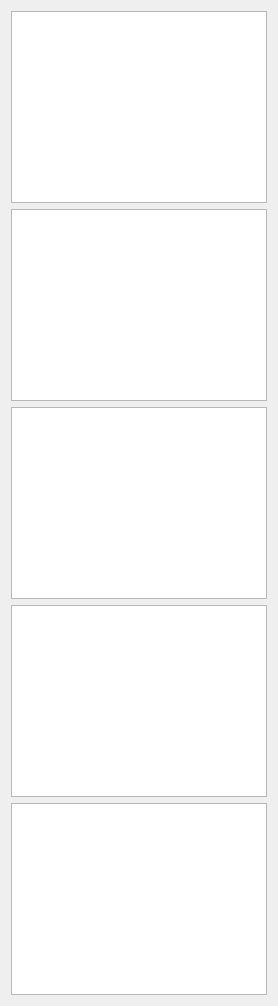
           <widget class="QWidget" name="tab_histogram_rowPlot">
            <property name="sizePolicy">
             <sizepolicy hsizetype="Expanding" vsizetype="Expanding">
              <horstretch>0</horstretch>
              <verstretch>0</verstretch>
             </sizepolicy>
            </property>
            <property name="minimumSize">
             <size>
              <width>0</width>
              <height>0</height>
             </size>
            </property>
            <attribute name="title">
             <string>Histogram</string>
            </attribute>
            <layout class="QHBoxLayout" name="horizontalLayout_24">
             <item>
              <layout class="QVBoxLayout" name="verticalLayout_30">
               <item>
                <widget class="PlotWidget" name="graphicsView_histogram_column0">
                 <property name="minimumSize">
                  <size>
                   <width>0</width>
                   <height>0</height>
                  </size>
                 </property>
                </widget>
               </item>
               <item>
                <widget class="PlotWidget" name="graphicsView_histogram_column1">
                 <property name="minimumSize">
                  <size>
                   <width>0</width>
                   <height>0</height>
                  </size>
                 </property>
                </widget>
               </item>
               <item>
                <widget class="PlotWidget" name="graphicsView_histogram_column2">
                 <property name="minimumSize">
                  <size>
                   <width>0</width>
                   <height>0</height>
                  </size>
                 </property>
                </widget>
               </item>
               <item>
                <widget class="PlotWidget" name="graphicsView_histogram_column3">
                 <property name="minimumSize">
                  <size>
                   <width>0</width>
                   <height>0</height>
                  </size>
                 </property>
                </widget>
               </item>
               <item>
                <widget class="PlotWidget" name="graphicsView_histogram_column4">
                 <property name="minimumSize">
                  <size>
                   <width>0</width>
                   <height>0</height>
                  </size>
                 </property>
                </widget>
               </item>
              </layout>
             </item>
            </layout>
           </widget>
